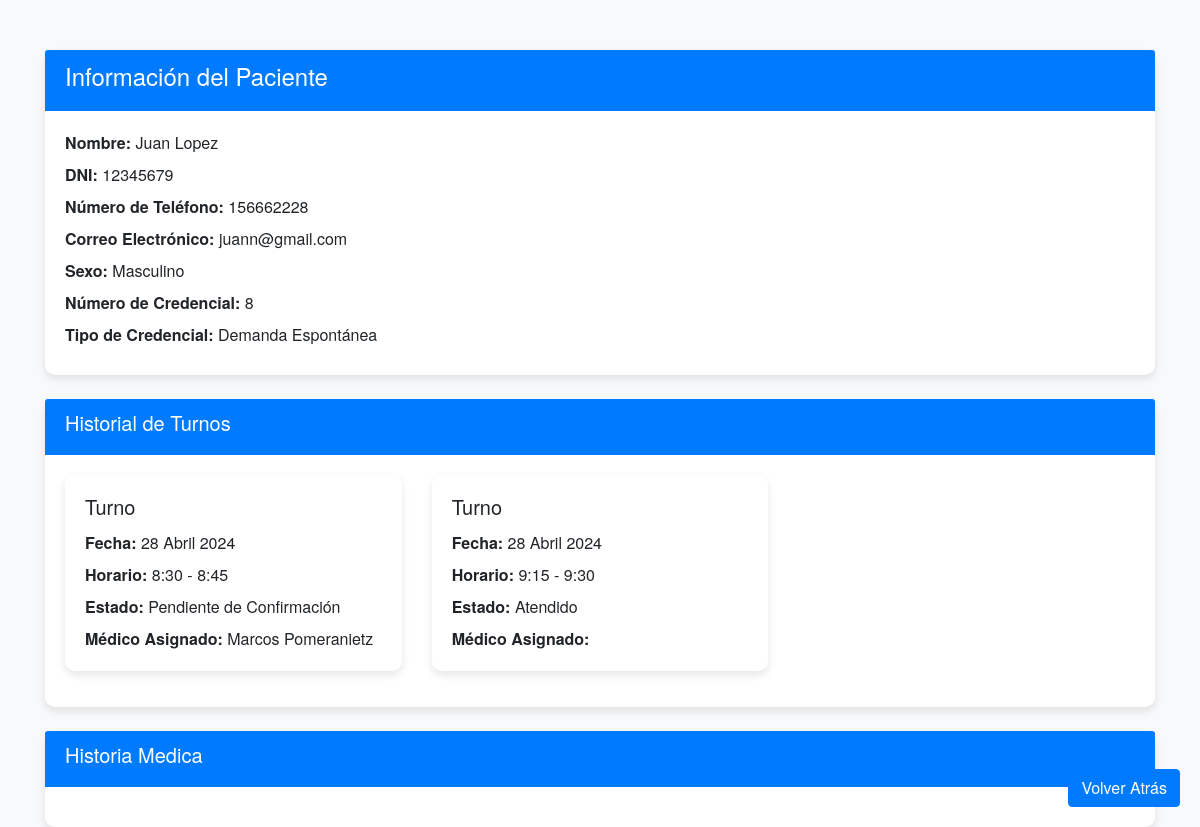
/socio/detalle/8/, run on the app's committed database.
### apps/socio/models.py (models this page shows, shortened)
class Paciente(models.Model):
    TIPO_CATEGORIA = (
        ('0', 'Demanda Espontánea'),
        ('1', 'Socio'),
        ('3', 'Socio Afiliado')
    )
    SEX_CHOICES = (
        ('0', 'Masculino'),
        ('1', 'Femenino'),
        ('3', 'Otro')
    )
    TIPO_SOLICITUD = (
        ('0', 'Titular'),
        ('1', 'Familiar'),
        ('2', 'No Aplica'),
    )
    TIPO_MONOTRIBUTO = (
        ('0', 'Categoria A'),
        ('1', 'Categoria B'),
        ('2', 'Categoria C'),
        ('3', 'Categoria D'),
        ('4', 'Otro'),
        ('5', 'No tiene'),
    )
    categoria = models.CharField('Categoria', max_length=1, choices=TIPO_CATEGORIA, default='0')
    condicion_de_solicitud = models.CharField('Condición de solicitud', max_length=1, choices=TIPO_SOLICITUD, default='0')
    dni = models.CharField(max_length=8, unique=True, verbose_name='DNI',help_text="<span style='color: red;font-weight: bold; text-transform: uppercase;'>¡Ingresar sin caracteres especiales o espacios ( - , * , _, . )!</span>")
    dnititular = models.CharField('DNI del Titular',max_length=8, blank=True, null=True, help_text="<span style='color: red;font-weight: bold; text-transform: uppercase;'>¡Colocar unicamente si el TIPO DE AFILIACIÓN ES FAMILIAR!</span>")
    cuit = models.CharField(max_length=20, blank=True, null=True, help_text="<span style='color: red;font-weight: bold; text-transform: uppercase;'>¡Ingresar sin caracteres especiales o espacios ( - , * , _ )!</span>", verbose_name='CUIT')  # Campo opcional
    nombres = models.CharField(max_length=100)
    apellidos = models.CharField(max_length=100)
    fecha_de_nacimiento = models.DateField()
    sex = models.CharField('Sexo', max_length=1, choices=SEX_CHOICES, default='0')
    telefono = models.ForeignKey(Telefono, on_delete=models.CASCADE, verbose_name='Número de contacto', blank=True, null=True)
    casilla_de_mail = models.EmailField(validators=[EmailValidator(message="Ingresa un correo válido")], blank=True)
    domicilio = models.ForeignKey('Domicilio', on_delete=models.SET_NULL, blank=True, null=True)
    referente_parroquial = models.ForeignKey('Referente', on_delete=models.SET_NULL, blank=True, null=True)
    responsable_de_carga = models.ForeignKey('auth.User', on_delete=models.SET_NULL, blank=True, null=True, editable=False)
    monotributo = models.CharField('Monotributo', max_length=1, choices=TIPO_MONOTRIBUTO, default='0')
    dni_foto_frente = models.FileField(upload_to='dni/', blank=True, null=True)
    dni_foto_dorso = models.FileField(upload_to='dni/', blank=True, null=True)
    credencial = models.AutoField(primary_key=True)
    observaciones = models.TextField(blank=True)
    credencial_entregada = models.BooleanField(default=False)
    class Meta:
        verbose_name = 'Socio' # Titulo.
        verbose_name_plural = 'Registro de socio' # Titulo Plural.

class Telefono(models.Model):
    numero_de_telefono = models.CharField(max_length=20, verbose_name='Número de contacto')
    numero_de_telefono2 = models.CharField(max_length=20, blank=True, null=True, verbose_name='Número de contacto 2')
    class Meta:
        verbose_name = 'Telefono'
        verbose_name_plural = 'Registro de Telefonos'

### apps/turno/models.py (models this page shows, shortened)
class Turno(models.Model):
    HORARIOS = (
        ('0', '8:00 - 8:15'),
        ('1', '8:15 - 8:30'),
        ('2', '8:30 - 8:45'),
        ('3', '8:45 - 9:00'),
        ('4', '9:00 - 9:15'),
        ('5', '9:15 - 9:30'),
        ('6', '9:30 - 9:45'),
        ('7', '9:45 - 10:00'),
        ('8', '10:00 - 10:15'),
        ('9', '10:15 - 10:30'),
        ('10', '10:30 - 10:45'),
        ('11', '10:45 - 11:00'),
        ('12', '11:00 - 11:15'),
        ('13', '11:15 - 11:30'),
        ('14', '11:30 - 11:45'),
        ('15', '11:45 - 12:00'),
        ('16', '12:00 - 12:15'),
        ('17', '12:15 - 12:30'),
        ('18', '12:30 - 12:45'),
        ('19', '12:45 - 13:00'),
        ('20', '13:00 - 13:15'),
        ('21', '13:15 - 13:30'),
        ('22', '13:30 - 13:45'),
        ('23', '13:45 - 14:00'),
        ('24', '14:00 - 14:15'),
        ('25', '14:15 - 14:30'),
        ('26', '14:30 - 14:45'),
        ('27', '14:45 - 15:00'),
        ('28', '15:00 - 15:15'),
        ('29', '15:15 - 15:30'),
        ('30', '15:30 - 15:45'),
        ('31', '15:45 - 16:00'),
        ('32', '16:00 - 16:15'),
        ('33', '16:15 - 16:30'),
        ('34', '16:30 - 16:45'),
        ('35', '16:45 - 17:00'),
        ('36', '17:00 - 17:15'),
        ('37', '17:15 - 17:30'),
        ('38', '17:30 - 17:45'),
        ('39', '17:45 - 18:00'),
        ('40', '18:00 - 18:15'),
        ('41', '18:15 - 18:30'),
        ('42', '18:30 - 18:45'),
        ('43', '18:45 - 19:00')
    )
    ESTADOS = (
        ('0', 'Pendiente de Confirmación'),
        ('1', 'Atendido'),
        ('2', 'Ausente con aviso'),
        ('3', 'Ausente sin aviso'),
        ('4', 'Confirmado'),
        ('5', 'Cancelado')
    )
    fecha = models.DateField(verbose_name='Fecha del turno')
    horario = models.CharField(max_length=2, choices=HORARIOS, default='0', verbose_name='Horario del turno')
    observacion = models.CharField(max_length=300, blank=True)
    activo = models.BooleanField(default=True, verbose_name='¿Turno Activo?')
    estado = models.CharField(max_length=2, choices=ESTADOS, default='0', verbose_name='Estado del turno')
    socio = models.ForeignKey(Paciente, on_delete=models.CASCADE)
    usuario = models.ForeignKey(User, related_name='turnos_asignados', on_delete=models.SET_NULL, blank=False, null=True, verbose_name='Médico asignado')
    responsable_de_carga = models.ForeignKey(User, related_name='turnos_responsable', on_delete=models.SET_NULL, null=True, editable=False)
    class Meta:
        verbose_name_plural = 'Turnos'

### apps/socio/views.py (the view)
# urls.py: path('detalle/<int:pk>/', PacienteDetailView.as_view(), name='detalle_paciente'),
class PacienteDetailView(DetailView):
    model = Paciente
    template_name = 'socio/detalle_paciente.html'
    context_object_name = 'paciente'
    def get_context_data(self, **kwargs):
        context = super().get_context_data(**kwargs)
        paciente = self.get_object()
        context['turnos'] = Turno.objects.filter(socio=paciente)
        context['historiales'] = HistorialClinico.objects.filter(socio=paciente)
        return context

### templates/socio/detalle_paciente.html (shortened to what this page needs)
<!DOCTYPE html>
<html lang="es">
<head>
    <link href="https://stackpath.bootstrapcdn.com/bootstrap/4.5.2/css/bootstrap.min.css" rel="stylesheet">
</head>
<body>
    <div class="container">
        <div class="card">
            <div class="card-header">
                <h1 class="h4">Información del Paciente</h1>
            </div>
            <div class="card-body">
                <p><strong>Nombre:</strong> {{ paciente.nombres }} {{ paciente.apellidos }}</p>
                <p><strong>DNI:</strong> {{ paciente.dni }} </p>
                <p><strong>Número de Teléfono:</strong> {{ paciente.telefono.numero_de_telefono }}</p>
                <p><strong>Correo Electrónico:</strong> {{ paciente.casilla_de_mail }}</p>
                <p><strong>Sexo:</strong> {{ paciente.get_sex_display }}</p>
                <p><strong>Número de Credencial:</strong> {{ paciente.credencial }}</p>
                <p><strong>Tipo de Credencial:</strong> {{ paciente.get_categoria_display }}</p>
            </div>
        </div>
        <div class="card mt-4">
            <div class="card-header">
                <h2 class="h5">Historial de Turnos</h2>
            </div>
            <div class="card-body">
                {% if turnos %}
                    <div class="row">
                        {% for turno in turnos %}
                            <div class="col-md-4 mb-3">
                                <div class="card">
                                    <div class="card-body">
                                        <h5 class="card-title">Turno</h5>
                                        <p class="card-text"><strong>Fecha:</strong> {{ turno.fecha }}</p>
                                        <p class="card-text"><strong>Horario:</strong> {{ turno.get_horario_display }}</p>
                                        <p class="card-text"><strong>Estado:</strong> {{ turno.get_estado_display }}</p>
                                        <p class="card-text"><strong>Médico Asignado:</strong> {% if turno.usuario %}{{ turno.usuario.first_name }} {{ turno.usuario.last_name }}{% else %}No asignado{% endif %}</p>
                                    </div>
                                </div>
                            </div>
                        {% endfor %}
                    </div>
                {% else %}
                    <p>No hay turnos registrados para este paciente.</p>
                {% endif %}
            </div>
        </div>
        <div class="card mt-4">
            <div class="card-header">
                <h2 class="h5">Historia Medica</h2>
            </div>
            <div class="card-body">
            </div>
        </div>
    </div>
    <button onclick="history.back()" class="btn btn-primary fixed-bottom-right">Volver Atrás</button>
</body>
</html>

### templates/socio/detalle_paciente.html (style rules this page uses)
body { background-color: #f8f9fa; font-family: 'Helvetica Neue', Arial, sans-serif; }
.container { margin-top: 50px; }
.card { border: none; border-radius: 10px; box-shadow: 0 4px 8px rgba(0,0,0,0.1); }
.card-header { background-color: #007bff; color: white; border-bottom: none; border-top-left-radius: 10px; border-top-right-radius: 10px; }
.card-body p { margin-bottom: 0.5rem; }
.fixed-bottom-right { position: fixed; bottom: 20px; right: 20px; }

### data on the page
Paciente: nombres "Juan", apellidos "Lopez", dni "12345679", telefono.numero_de_telefono "156662228", casilla_de_mail "juann@gmail.com", sex "Masculino", credencial "8", categoria "Demanda Espontánea"
Turno: fecha "28 Abril 2024", horario "8:30 - 8:45", estado "Pendiente de Confirmación", usuario.first_name "Marcos", usuario.last_name "Pomeranietz"
Turno: fecha "28 Abril 2024", horario "9:15 - 9:30", estado "Atendido"
